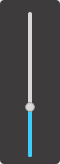
<?xml version="1.0" encoding="UTF-8"?>
<ui version="4.0">
 <class>Volume</class>
 <widget class="QWidget" name="Volume">
  <property name="geometry">
   <rect>
    <x>0</x>
    <y>0</y>
    <width>60</width>
    <height>164</height>
   </rect>
  </property>
  <property name="windowTitle">
   <string>Form</string>
  </property>
  <layout class="QVBoxLayout" name="verticalLayout">
   <property name="spacing">
    <number>0</number>
   </property>
   <property name="leftMargin">
    <number>0</number>
   </property>
   <property name="topMargin">
    <number>0</number>
   </property>
   <property name="rightMargin">
    <number>0</number>
   </property>
   <property name="bottomMargin">
    <number>0</number>
   </property>
   <item>
    <widget class="QWidget" name="volumeBg" native="true">
     <property name="styleSheet">
      <string notr="true">#volumeBg{ 
background-color : #3D3B3B; 
border-radius : 4px; }</string>
     </property>
     <layout class="QHBoxLayout" name="horizontalLayout">
      <property name="spacing">
       <number>0</number>
      </property>
      <property name="leftMargin">
       <number>0</number>
      </property>
      <property name="topMargin">
       <number>7</number>
      </property>
      <property name="rightMargin">
       <number>0</number>
      </property>
      <property name="bottomMargin">
       <number>7</number>
      </property>
      <item>
       <widget class="QWidget" name="volumeBox" native="true">
        <property name="styleSheet">
         <string notr="true">QFrame{border-radius : 2px; }</string>
        </property>
        <widget class="QFrame" name="inLine">
         <property name="geometry">
          <rect>
           <x>28</x>
           <y>5</y>
           <width>4</width>
           <height>145</height>
          </rect>
         </property>
         <property name="styleSheet">
          <string notr="true">#inLine{ background-color : #D8D8D8; }</string>
         </property>
         <property name="frameShape">
          <enum>QFrame::Shape::StyledPanel</enum>
         </property>
         <property name="frameShadow">
          <enum>QFrame::Shadow::Raised</enum>
         </property>
        </widget>
        <widget class="QFrame" name="outLine">
         <property name="geometry">
          <rect>
           <x>28</x>
           <y>100</y>
           <width>4</width>
           <height>50</height>
          </rect>
         </property>
         <property name="styleSheet">
          <string notr="true">#outLine{ background-color : #3ECEFE; }</string>
         </property>
         <property name="frameShape">
          <enum>QFrame::Shape::StyledPanel</enum>
         </property>
         <property name="frameShadow">
          <enum>QFrame::Shadow::Raised</enum>
         </property>
        </widget>
        <widget class="QPushButton" name="volumeBtn">
         <property name="geometry">
          <rect>
           <x>25</x>
           <y>95</y>
           <width>10</width>
           <height>10</height>
          </rect>
         </property>
         <property name="styleSheet">
          <string notr="true">#volumeBtn{
    background-color : #D8D8D8;
    border : 1px solid #979797;
    border-radius : 5px;
}</string>
         </property>
         <property name="text">
          <string/>
         </property>
        </widget>
       </widget>
      </item>
     </layout>
    </widget>
   </item>
  </layout>
 </widget>
 <resources/>
 <connections/>
</ui>
